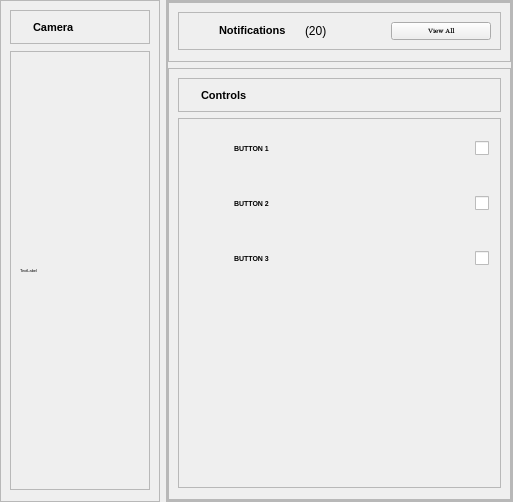
            <widget class="QWidget" name="db_frame2" native="true">
             <property name="sizePolicy">
              <sizepolicy hsizetype="Preferred" vsizetype="Expanding">
               <horstretch>0</horstretch>
               <verstretch>0</verstretch>
              </sizepolicy>
             </property>
             <layout class="QHBoxLayout" name="horizontalLayout_10" stretch="1,0">
              <property name="leftMargin">
               <number>0</number>
              </property>
              <property name="topMargin">
               <number>0</number>
              </property>
              <property name="rightMargin">
               <number>0</number>
              </property>
              <property name="bottomMargin">
               <number>0</number>
              </property>
              <item>
               <widget class="QFrame" name="db_frame2_card1">
                <property name="minimumSize">
                 <size>
                  <width>160</width>
                  <height>0</height>
                 </size>
                </property>
                <property name="frameShape">
                 <enum>QFrame::StyledPanel</enum>
                </property>
                <property name="frameShadow">
                 <enum>QFrame::Raised</enum>
                </property>
                <layout class="QVBoxLayout" name="verticalLayout_8">
                 <property name="spacing">
                  <number>7</number>
                 </property>
                 <property name="bottomMargin">
                  <number>11</number>
                 </property>
                 <item>
                  <widget class="QFrame" name="frame_13">
                   <property name="frameShape">
                    <enum>QFrame::StyledPanel</enum>
                   </property>
                   <property name="frameShadow">
                    <enum>QFrame::Raised</enum>
                   </property>
                   <layout class="QHBoxLayout" name="horizontalLayout_15">
                    <item alignment="Qt::AlignLeft">
                     <widget class="QLabel" name="label_23">
                      <property name="text">
                       <string/>
                      </property>
                      <property name="pixmap">
                       <pixmap resource="resources.qrc">:/icon-purple/icon-purple/camera.svg</pixmap>
                      </property>
                     </widget>
                    </item>
                    <item>
                     <widget class="QLabel" name="labelCamera">
                      <property name="sizePolicy">
                       <sizepolicy hsizetype="Expanding" vsizetype="Preferred">
                        <horstretch>0</horstretch>
                        <verstretch>0</verstretch>
                       </sizepolicy>
                      </property>
                      <property name="font">
                       <font>
                        <pointsize>8</pointsize>
                        <weight>75</weight>
                        <bold>true</bold>
                       </font>
                      </property>
                      <property name="text">
                       <string>Camera</string>
                      </property>
                     </widget>
                    </item>
                   </layout>
                  </widget>
                 </item>
                 <item>
                  <widget class="QFrame" name="frame_5">
                   <property name="sizePolicy">
                    <sizepolicy hsizetype="Preferred" vsizetype="Expanding">
                     <horstretch>0</horstretch>
                     <verstretch>0</verstretch>
                    </sizepolicy>
                   </property>
                   <property name="frameShape">
                    <enum>QFrame::StyledPanel</enum>
                   </property>
                   <property name="frameShadow">
                    <enum>QFrame::Raised</enum>
                   </property>
                   <layout class="QHBoxLayout" name="horizontalLayout_28">
                    <item>
                     <widget class="QLabel" name="label_5">
                      <property name="font">
                       <font>
                        <pointsize>3</pointsize>
                       </font>
                      </property>
                      <property name="text">
                       <string>TextLabel</string>
                      </property>
                     </widget>
                    </item>
                   </layout>
                  </widget>
                 </item>
                </layout>
               </widget>
              </item>
              <item>
               <widget class="QFrame" name="db_frame2_card2_all">
                <property name="frameShape">
                 <enum>QFrame::StyledPanel</enum>
                </property>
                <property name="frameShadow">
                 <enum>QFrame::Raised</enum>
                </property>
                <layout class="QHBoxLayout" name="horizontalLayout_14" stretch="0">
                 <property name="spacing">
                  <number>0</number>
                 </property>
                 <property name="leftMargin">
                  <number>0</number>
                 </property>
                 <property name="topMargin">
                  <number>0</number>
                 </property>
                 <property name="rightMargin">
                  <number>0</number>
                 </property>
                 <property name="bottomMargin">
                  <number>0</number>
                 </property>
                 <item>
                  <widget class="QFrame" name="db_frame2_card2_all2">
                   <property name="minimumSize">
                    <size>
                     <width>300</width>
                     <height>500</height>
                    </size>
                   </property>
                   <property name="frameShape">
                    <enum>QFrame::StyledPanel</enum>
                   </property>
                   <property name="frameShadow">
                    <enum>QFrame::Raised</enum>
                   </property>
                   <layout class="QVBoxLayout" name="verticalLayout_6" stretch="0,0">
                    <property name="leftMargin">
                     <number>0</number>
                    </property>
                    <property name="topMargin">
                     <number>0</number>
                    </property>
                    <property name="rightMargin">
                     <number>0</number>
                    </property>
                    <property name="bottomMargin">
                     <number>0</number>
                    </property>
                    <item>
                     <widget class="QFrame" name="db_frame2_card2">
                      <property name="sizePolicy">
                       <sizepolicy hsizetype="Preferred" vsizetype="Fixed">
                        <horstretch>0</horstretch>
                        <verstretch>0</verstretch>
                       </sizepolicy>
                      </property>
                      <property name="minimumSize">
                       <size>
                        <width>0</width>
                        <height>0</height>
                       </size>
                      </property>
                      <property name="frameShape">
                       <enum>QFrame::StyledPanel</enum>
                      </property>
                      <property name="frameShadow">
                       <enum>QFrame::Raised</enum>
                      </property>
                      <layout class="QVBoxLayout" name="verticalLayout_15">
                       <property name="bottomMargin">
                        <number>11</number>
                       </property>
                       <item>
                        <widget class="QFrame" name="frame_3">
                         <property name="sizePolicy">
                          <sizepolicy hsizetype="Preferred" vsizetype="Fixed">
                           <horstretch>0</horstretch>
                           <verstretch>0</verstretch>
                          </sizepolicy>
                         </property>
                         <property name="frameShape">
                          <enum>QFrame::StyledPanel</enum>
                         </property>
                         <property name="frameShadow">
                          <enum>QFrame::Raised</enum>
                         </property>
                         <layout class="QHBoxLayout" name="horizontalLayout_12">
                          <item>
                           <widget class="QLabel" name="label_4">
                            <property name="maximumSize">
                             <size>
                              <width>25</width>
                              <height>16777215</height>
                             </size>
                            </property>
                            <property name="font">
                             <font>
                              <pointsize>5</pointsize>
                             </font>
                            </property>
                            <property name="text">
                             <string/>
                            </property>
                            <property name="pixmap">
                             <pixmap resource="resources.qrc">:/icon-purple/icon-purple/bell.svg</pixmap>
                            </property>
                           </widget>
                          </item>
                          <item alignment="Qt::AlignLeft">
                           <widget class="QLabel" name="labelNoti">
                            <property name="sizePolicy">
                             <sizepolicy hsizetype="Minimum" vsizetype="Fixed">
                              <horstretch>0</horstretch>
                              <verstretch>0</verstretch>
                             </sizepolicy>
                            </property>
                            <property name="minimumSize">
                             <size>
                              <width>0</width>
                              <height>0</height>
                             </size>
                            </property>
                            <property name="maximumSize">
                             <size>
                              <width>125</width>
                              <height>16777215</height>
                             </size>
                            </property>
                            <property name="font">
                             <font>
                              <pointsize>8</pointsize>
                              <weight>75</weight>
                              <bold>true</bold>
                             </font>
                            </property>
                            <property name="text">
                             <string>Notifications</string>
                            </property>
                           </widget>
                          </item>
                          <item alignment="Qt::AlignLeft">
                           <widget class="QLabel" name="label_2">
                            <property name="text">
                             <string>(20)</string>
                            </property>
                           </widget>
                          </item>
                          <item alignment="Qt::AlignRight">
                           <widget class="QPushButton" name="vaBtn">
                            <property name="enabled">
                             <bool>true</bool>
                            </property>
                            <property name="minimumSize">
                             <size>
                              <width>100</width>
                              <height>15</height>
                             </size>
                            </property>
                            <property name="maximumSize">
                             <size>
                              <width>16777210</width>
                              <height>16777215</height>
                             </size>
                            </property>
                            <property name="font">
                             <font>
                              <family>Segoe UI Emoji</family>
                              <pointsize>5</pointsize>
                              <weight>75</weight>
                              <bold>true</bold>
                             </font>
                            </property>
                            <property name="text">
                             <string>View All</string>
                            </property>
                            <property name="icon">
                             <iconset resource="resources.qrc">
                              <normaloff>:/icon-purple/icon-purple/arrow-right.svg</normaloff>:/icon-purple/icon-purple/arrow-right.svg</iconset>
                            </property>
                            <property name="iconSize">
                             <size>
                              <width>25</width>
                              <height>20</height>
                             </size>
                            </property>
                           </widget>
                          </item>
                         </layout>
                        </widget>
                       </item>
                      </layout>
                     </widget>
                    </item>
                    <item>
                     <widget class="QFrame" name="db_frame2_card3">
                      <property name="minimumSize">
                       <size>
                        <width>0</width>
                        <height>0</height>
                       </size>
                      </property>
                      <property name="frameShape">
                       <enum>QFrame::StyledPanel</enum>
                      </property>
                      <property name="frameShadow">
                       <enum>QFrame::Raised</enum>
                      </property>
                      <layout class="QVBoxLayout" name="verticalLayout_7" stretch="0,0">
                       <property name="bottomMargin">
                        <number>11</number>
                       </property>
                       <item>
                        <widget class="QFrame" name="frame_11">
                         <property name="sizePolicy">
                          <sizepolicy hsizetype="Preferred" vsizetype="Fixed">
                           <horstretch>0</horstretch>
                           <verstretch>0</verstretch>
                          </sizepolicy>
                         </property>
                         <property name="frameShape">
                          <enum>QFrame::StyledPanel</enum>
                         </property>
                         <property name="frameShadow">
                          <enum>QFrame::Raised</enum>
                         </property>
                         <layout class="QHBoxLayout" name="horizontalLayout_13">
                          <item alignment="Qt::AlignLeft">
                           <widget class="QLabel" name="label_15">
                            <property name="text">
                             <string/>
                            </property>
                            <property name="pixmap">
                             <pixmap resource="resources.qrc">:/icon-purple/icon-purple/monitor.svg</pixmap>
                            </property>
                           </widget>
                          </item>
                          <item>
                           <widget class="QLabel" name="labelControl">
                            <property name="sizePolicy">
                             <sizepolicy hsizetype="Preferred" vsizetype="Preferred">
                              <horstretch>0</horstretch>
                              <verstretch>0</verstretch>
                             </sizepolicy>
                            </property>
                            <property name="minimumSize">
                             <size>
                              <width>290</width>
                              <height>0</height>
                             </size>
                            </property>
                            <property name="font">
                             <font>
                              <pointsize>8</pointsize>
                              <weight>75</weight>
                              <bold>true</bold>
                             </font>
                            </property>
                            <property name="text">
                             <string>Controls</string>
                            </property>
                           </widget>
                          </item>
                         </layout>
                        </widget>
                       </item>
                       <item>
                        <widget class="QFrame" name="frame_12">
                         <property name="sizePolicy">
                          <sizepolicy hsizetype="Preferred" vsizetype="Expanding">
                           <horstretch>0</horstretch>
                           <verstretch>0</verstretch>
                          </sizepolicy>
                         </property>
                         <property name="font">
                          <font>
                           <pointsize>8</pointsize>
                          </font>
                         </property>
                         <property name="frameShape">
                          <enum>QFrame::StyledPanel</enum>
                         </property>
                         <property name="frameShadow">
                          <enum>QFrame::Raised</enum>
                         </property>
                         <layout class="QGridLayout" name="gridLayout_2">
                          <property name="topMargin">
                           <number>0</number>
                          </property>
                          <property name="rightMargin">
                           <number>11</number>
                          </property>
                          <property name="bottomMargin">
                           <number>200</number>
                          </property>
                          <item row="2" column="2">
                           <widget class="QCheckBox" name="checkBox_3">
                            <property name="maximumSize">
                             <size>
                              <width>50</width>
                              <height>40</height>
                             </size>
                            </property>
                            <property name="text">
                             <string/>
                            </property>
                           </widget>
                          </item>
                          <item row="0" column="1">
                           <widget class="QLabel" name="label_18">
                            <property name="sizePolicy">
                             <sizepolicy hsizetype="Expanding" vsizetype="Preferred">
                              <horstretch>0</horstretch>
                              <verstretch>0</verstretch>
                             </sizepolicy>
                            </property>
                            <property name="font">
                             <font>
                              <pointsize>5</pointsize>
                              <weight>75</weight>
                              <bold>true</bold>
                             </font>
                            </property>
                            <property name="text">
                             <string>BUTTON 1</string>
                            </property>
                           </widget>
                          </item>
                          <item row="2" column="1">
                           <widget class="QLabel" name="label_21">
                            <property name="font">
                             <font>
                              <pointsize>5</pointsize>
                              <weight>75</weight>
                              <bold>true</bold>
                             </font>
                            </property>
                            <property name="text">
                             <string>BUTTON 3</string>
                            </property>
                           </widget>
                          </item>
                          <item row="1" column="2">
                           <widget class="QCheckBox" name="checkBox_2">
                            <property name="maximumSize">
                             <size>
                              <width>50</width>
                              <height>40</height>
                             </size>
                            </property>
                            <property name="text">
                             <string/>
                            </property>
                           </widget>
                          </item>
                          <item row="1" column="1">
                           <widget class="QLabel" name="label_20">
                            <property name="font">
                             <font>
                              <pointsize>5</pointsize>
                              <weight>75</weight>
                              <bold>true</bold>
                             </font>
                            </property>
                            <property name="text">
                             <string>BUTTON 2</string>
                            </property>
                           </widget>
                          </item>
                          <item row="0" column="2" alignment="Qt::AlignRight">
                           <widget class="QCheckBox" name="checkBox">
                            <property name="enabled">
                             <bool>true</bool>
                            </property>
                            <property name="minimumSize">
                             <size>
                              <width>0</width>
                              <height>0</height>
                             </size>
                            </property>
                            <property name="maximumSize">
                             <size>
                              <width>50</width>
                              <height>40</height>
                             </size>
                            </property>
                            <property name="font">
                             <font>
                              <pointsize>6</pointsize>
                              <weight>50</weight>
                              <bold>false</bold>
                             </font>
                            </property>
                            <property name="styleSheet">
                             <string notr="true"/>
                            </property>
                            <property name="text">
                             <string/>
                            </property>
                            <property name="iconSize">
                             <size>
                              <width>60</width>
                              <height>60</height>
                             </size>
                            </property>
                           </widget>
                          </item>
                          <item row="2" column="0">
                           <widget class="QLabel" name="label_22">
                            <property name="text">
                             <string/>
                            </property>
                            <property name="pixmap">
                             <pixmap resource="resources.qrc">:/icon-purple/icon-purple/circle.svg</pixmap>
                            </property>
                           </widget>
                          </item>
                          <item row="1" column="0">
                           <widget class="QLabel" name="label_19">
                            <property name="text">
                             <string/>
                            </property>
                            <property name="pixmap">
                             <pixmap resource="resources.qrc">:/icon-purple/icon-purple/circle.svg</pixmap>
                            </property>
                           </widget>
                          </item>
                          <item row="0" column="0">
                           <widget class="QLabel" name="label_17">
                            <property name="minimumSize">
                             <size>
                              <width>40</width>
                              <height>0</height>
                             </size>
                            </property>
                            <property name="font">
                             <font>
                              <pointsize>5</pointsize>
                             </font>
                            </property>
                            <property name="text">
                             <string/>
                            </property>
                            <property name="pixmap">
                             <pixmap resource="resources.qrc">:/icon-purple/icon-purple/circle.svg</pixmap>
                            </property>
                           </widget>
                          </item>
                         </layout>
                        </widget>
                       </item>
                      </layout>
                     </widget>
                    </item>
                   </layout>
                  </widget>
                 </item>
                </layout>
               </widget>
              </item>
             </layout>
            </widget>
